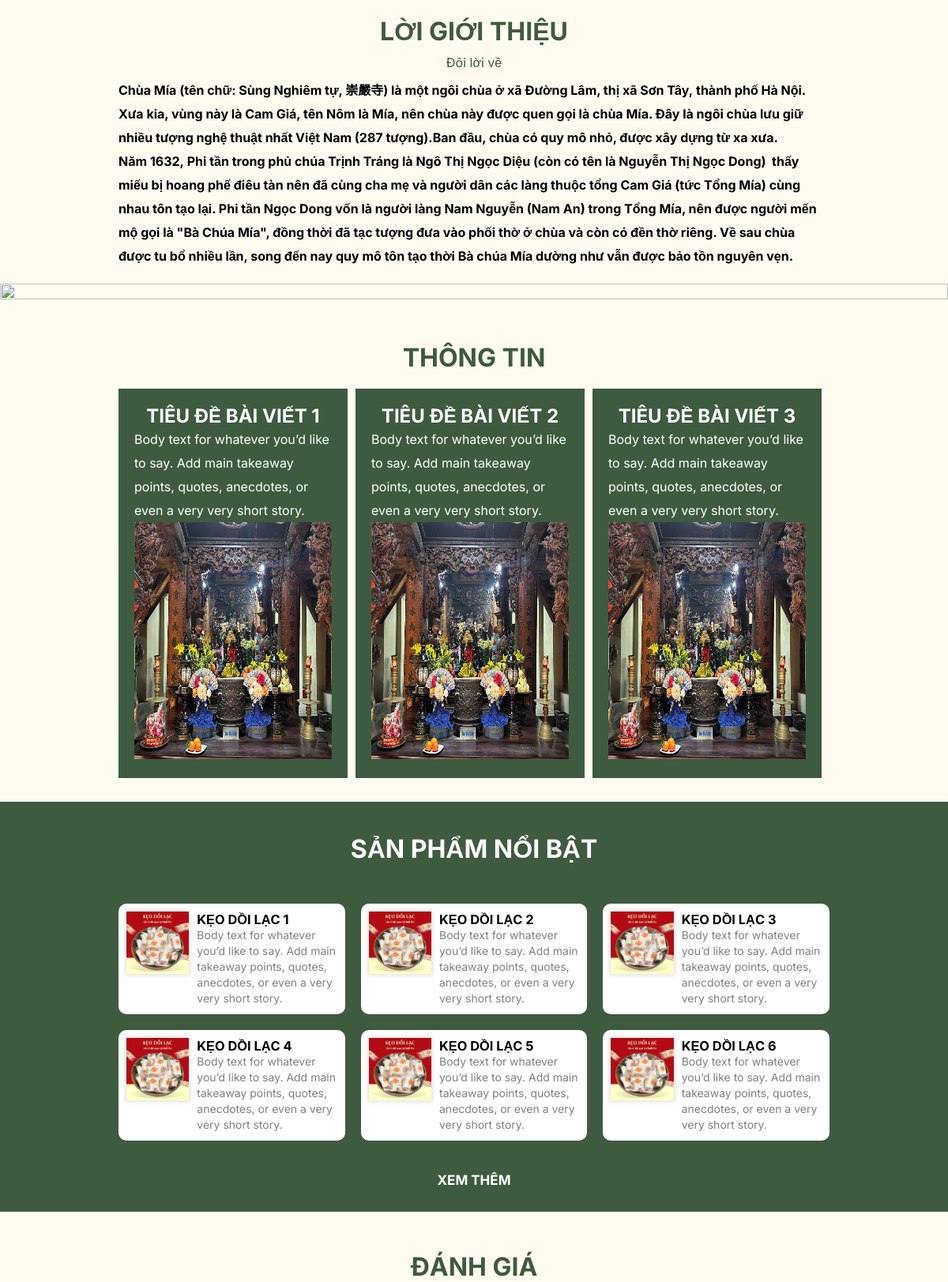
The page / on the database its author committed.
### tables this page shows
CREATE TABLE `posts` (
  `id` int NOT NULL,
  `title` varchar(255) NOT NULL,
  `description` text NOT NULL,
  `content` text NOT NULL,
  `image` varchar(255) DEFAULT NULL,
  `audio` varchar(200) DEFAULT NULL,
  `created_at` timestamp NULL DEFAULT CURRENT_TIMESTAMP
);

CREATE TABLE `products` (
  `id` int NOT NULL,
  `name` varchar(255) NOT NULL,
  `description` text NOT NULL,
  `price` decimal(10,2) NOT NULL,
  `category_id` int NOT NULL,
  `created_at` timestamp NULL DEFAULT CURRENT_TIMESTAMP,
  `image` varchar(255) DEFAULT NULL,
  `manual` varchar(9999) DEFAULT '0',
  `unit` varchar(100) NOT NULL DEFAULT ''
);

### index.php (the view, shortened to what this page needs)
<!DOCTYPE html>
<html lang="en">
<head>
    <link rel="stylesheet" href="./css/index.css">
    <link rel="stylesheet" href="./css/index-reponsive.css">
    <link rel="stylesheet" href="https://cdnjs.cloudflare.com/ajax/libs/font-awesome/6.7.2/css/all.min.css">
</head>
<body>
    <main>
        <div class="padding-main">
            <h1 class="title">Lời giới thiệu</h1>
            <span class="sub-title">Đôi lời về</span>
            <div class="text-about">
                <p>
                    Chùa Mía (tên chữ: Sùng Nghiêm tự, 崇嚴寺) là một ngôi chùa ở xã Đường Lâm, thị xã Sơn Tây, thành phố Hà Nội. Xưa kia, vùng này là Cam Giá, tên Nôm là Mía, nên chùa này được quen gọi là chùa Mía. Đây là ngôi chùa lưu giữ nhiều tượng nghệ thuật nhất Việt Nam (287 tượng).Ban đầu, chùa có quy mô nhỏ, được xây dựng từ xa xưa. Năm 1632, Phi tần trong phủ chúa Trịnh Tráng là Ngô Thị Ngọc Diệu (còn có tên là Nguyễn Thị Ngọc Dong)  thấy miếu bị hoang phế điêu tàn nên đã cùng cha mẹ và người dân các làng thuộc tổng Cam Giá (tức Tổng Mía) cùng nhau tôn tạo lại. Phi tần Ngọc Dong vốn là người làng Nam Nguyễn (Nam An) trong Tổng Mía, nên được người mến mộ gọi là "Bà Chúa Mía", đồng thời đã tạc tượng đưa vào phối thờ ở chùa và còn có đền thờ riêng. Về sau chùa được tu bổ nhiều lần, song đến nay quy mô tôn tạo thời Bà chúa Mía dường như vẫn được bảo tồn nguyên vẹn.
                </p>
            </div>
        </div>
        <img src="./image/bg2.png" width="100%" height="100%" alt="">
        <h1 style="text-align: center;margin-top: 50px;color: #3E5B3F;">THÔNG TIN</h1>
        <div class="padding-main">
            <div class="carousel-container">
                <?php
                include './config/db.php';
                $infors = $conn->query("SELECT * FROM posts LIMIT 9");
                ?>
                <div class="infor-list">
                    <?php foreach($infors as $infor) : ?>
                        <div class="infor" style="cursor:pointer" onclick="window.location.href = './detail-blog.php?stop=1&id=<?= $infor['id'] ?>'">
                            <h2><?= $infor['title'] ?></h2>
                            <p><?= $infor['description'] ?></p>
                            <img src="./admin/uploads/<?= $infor['image'] ?>" width="100%" alt="">
                        </div>
                    <?php endforeach ?>
                </div>
            </div>
        </div>
        <div class="padding-main pro-main" style="background: #3E5B3F; color: white">
            <h1>SẢN PHẨM NỔI BẬT</h1>
            <div class="pro-list">
                <?php
                include './config/db.php';
                $products = $conn->query("SELECT * FROM products LIMIT 6");
                ?>
                <?php foreach ($products as $product) : ?>
                    <div class="pro">
                        <img src="./admin/uploads/<?= $product['image'] ?>" alt="">
                        <div class="text-pro">
                            <h3><?= $product['name'] ?></h3>
                            <p><?= $product['description'] ?></p>
                        </div>
                    </div>
                <?php endforeach ?>
            </div>
            <div class="see-more-a">
                <a href="./shop.php">XEM THÊM</a>
            </div>
        </div>
        <h1 style="text-align: center;margin-top: 50px;color: #3E5B3F;">ĐÁNH GIÁ</h1>
    </main>
</body>
</html>

### css/index.css (style rules this page uses)
* { padding: 0; margin: 0; box-sizing: border-box; font-family: "Inter", sans-serif; }
body { background: #FFFBF1; }
.padding-main { padding: 20px 150px; }
.title { text-align: center; text-transform: uppercase; color: #3E5B3F; }
.sub-title { display: block; text-align: center; padding: 10px 0px; color: #3E5B3F; }
p { line-height: 30px; }
.text-about { font-weight: bold; }
.infor-list { display: grid; grid-template-columns: repeat(3,1fr); gap: 50px; }
.infor { padding: 20px; background-color: #3E5B3F; color: white; }
.infor h2 { text-transform: uppercase; text-align: center; }
.infor img { height: 300px; }
.carousel-container { overflow: hidden; position: relative; width: 100%; }
.infor-list { display: flex; gap: 10px; transition: transform 0.3s ease-in-out; cursor: grab; }
.infor { flex: 0 0 calc(100% / 3 - 10px); }
.pro-list { display: grid; grid-template-columns: repeat(3,1fr); gap: 20px; }
.pro-main h1 { text-align: center; margin: 20px 0px 50px 0px; }
.pro { display: grid; grid-template-columns: 5,1fr; gap: 10px; }
.pro { border-radius: 10px; background: white; color: black; padding: 10px; }
.pro h3 { text-transform: uppercase; }
.pro img { grid-column: 1/3; width: 100%; box-shadow: 0px 0px 5px 2px rgb(228, 228, 228); }
.pro .text-pro { grid-column: 3/6; font-size: 14px; }
.text-pro p { line-height: 20px !important; color: gray; }
.see-more-a { text-align: center; padding: 10px 0px; margin-top: 30px; }
.see-more-a a { color: white; text-transform: uppercase; text-decoration: none; font-weight: bold; font-size: 17px; }
.infor-list { display: flex; transition: transform 0.3s ease-in-out; width: 100%; }

### rows shown on the page
posts: title "TIÊU ĐỀ BÀI VIẾT 1", description "Body text for whatever you’d like to say. Add main takeaway points, quotes, anecdotes, or even a very very short story.", image (picture)
posts: title "TIÊU ĐỀ BÀI VIẾT 2", description "Body text for whatever you’d like to say. Add main takeaway points, quotes, anecdotes, or even a very very short story.", image (picture)
posts: title "TIÊU ĐỀ BÀI VIẾT 3", description "Body text for whatever you’d like to say. Add main takeaway points, quotes, anecdotes, or even a very very short story.", image (picture)
products: image (picture), name "KẸO DỒI LẠC 1", description "Body text for whatever you’d like to say. Add main takeaway points, quotes, anecdotes, or even a very very short story."
products: image (picture), name "KẸO DỒI LẠC 2", description "Body text for whatever you’d like to say. Add main takeaway points, quotes, anecdotes, or even a very very short story."
products: image (picture), name "KẸO DỒI LẠC 3", description "Body text for whatever you’d like to say. Add main takeaway points, quotes, anecdotes, or even a very very short story."
products: image (picture), name "KẸO DỒI LẠC 4", description "Body text for whatever you’d like to say. Add main takeaway points, quotes, anecdotes, or even a very very short story."
products: image (picture), name "KẸO DỒI LẠC 5", description "Body text for whatever you’d like to say. Add main takeaway points, quotes, anecdotes, or even a very very short story."
products: image (picture), name "KẸO DỒI LẠC 6", description "Body text for whatever you’d like to say. Add main takeaway points, quotes, anecdotes, or even a very very short story."
